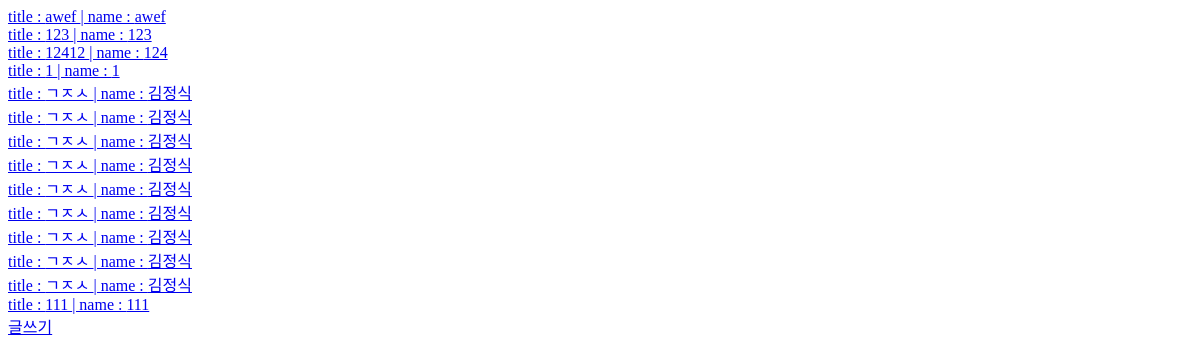
The page /app1/list/ on the database as committed earlier.
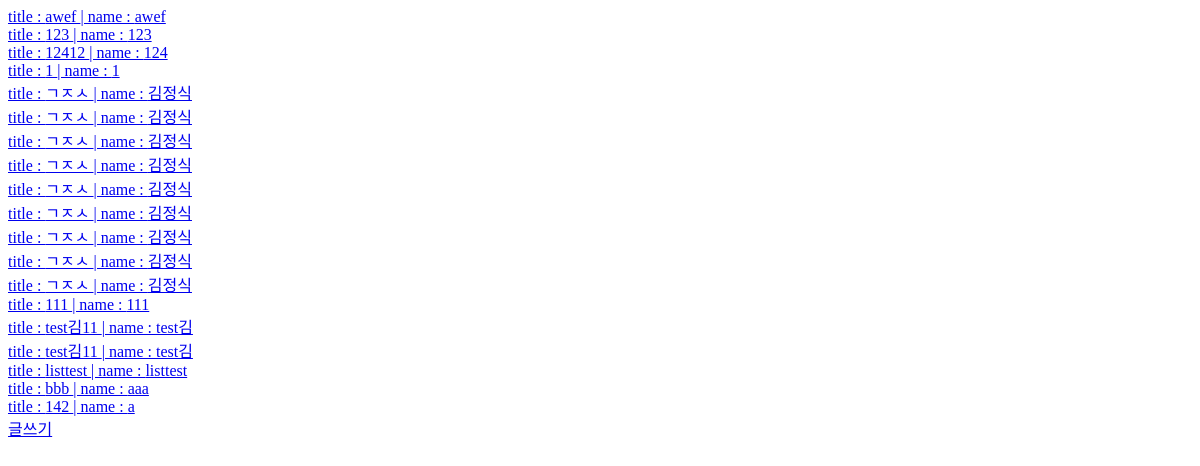
The same page on the database as committed later.
### app1/models.py (models this page shows, shortened)
class dbtest(models.Model):                    # dbtest는 클레스명
    name=models.CharField(max_length=50)
    title=models.CharField(max_length=50)
    content=models.TextField()
    url=models.URLField()
    email=models.EmailField()
    cdate=models.DateTimeField(auto_now_add=True)

### app1/views.py (the view)
# urls.py: path('list/',views.list,name='list'),
def list(request):
    dbCon=dbtest.objects.all()                         #dbtest에 있는 모든  object(내용)을 가져옴
    return render(request,'list.html',{'dbCon':dbCon})

### app1/templates/list.html (shortened to what this page needs)
<html>
<head>
<body>
{% for db in dbCon %}
<a href="/app1/view/{{db.id}} ">title : {{ db.title }} | name : {{db.name}}</a>
<br>
{% endfor %}
<a href="/app1/aw/">글쓰기</a>
</body>
</head>
</html>

Rows that differ between the two databases and show on the page:
added dbtest: title "test김11", name "test김"
added dbtest: title "test김11", name "test김"
added dbtest: title "listtest", name "listtest"
added dbtest: title "bbb", name "aaa"
added dbtest: title "142", name "a"
